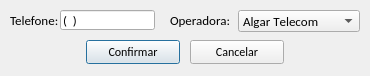
<?xml version="1.0" encoding="UTF-8"?>
<ui version="4.0">
 <class>tela_cadastro_telefone</class>
 <widget class="QDialog" name="tela_cadastro_telefone">
  <property name="windowModality">
   <enum>Qt::ApplicationModal</enum>
  </property>
  <property name="geometry">
   <rect>
    <x>0</x>
    <y>0</y>
    <width>370</width>
    <height>76</height>
   </rect>
  </property>
  <property name="windowTitle">
   <string>Telefone</string>
  </property>
  <property name="windowIcon">
   <iconset resource="imagens.qrc">
    <normaloff>:/img/logo_sex.png</normaloff>:/img/logo_sex.png</iconset>
  </property>
  <widget class="QLabel" name="lb_telefone">
   <property name="geometry">
    <rect>
     <x>10</x>
     <y>10</y>
     <width>51</width>
     <height>20</height>
    </rect>
   </property>
   <property name="font">
    <font>
     <family>Calibri</family>
     <pointsize>10</pointsize>
    </font>
   </property>
   <property name="text">
    <string>Telefone:</string>
   </property>
  </widget>
  <widget class="QLineEdit" name="le_telefone">
   <property name="geometry">
    <rect>
     <x>60</x>
     <y>10</y>
     <width>95</width>
     <height>20</height>
    </rect>
   </property>
   <property name="font">
    <font>
     <family>Calibri</family>
     <pointsize>10</pointsize>
     <kerning>false</kerning>
    </font>
   </property>
   <property name="inputMask">
    <string>(00); </string>
   </property>
   <property name="text">
    <string>()</string>
   </property>
   <property name="maxLength">
    <number>4</number>
   </property>
   <property name="echoMode">
    <enum>QLineEdit::Normal</enum>
   </property>
  </widget>
  <widget class="QComboBox" name="cb_operadora">
   <property name="geometry">
    <rect>
     <x>238</x>
     <y>10</y>
     <width>122</width>
     <height>22</height>
    </rect>
   </property>
   <property name="font">
    <font>
     <family>Calibri</family>
     <pointsize>10</pointsize>
     <kerning>false</kerning>
    </font>
   </property>
   <item>
    <property name="text">
     <string>Algar Telecom</string>
    </property>
    <property name="icon">
     <iconset resource="imagens.qrc">
      <normaloff>:/operadoras/LOGO-ALGAR-TELECOM.png</normaloff>:/operadoras/LOGO-ALGAR-TELECOM.png</iconset>
    </property>
   </item>
   <item>
    <property name="text">
     <string>--------------------</string>
    </property>
   </item>
   <item>
    <property name="text">
     <string>Claro</string>
    </property>
    <property name="icon">
     <iconset resource="imagens.qrc">
      <normaloff>:/operadoras/claro.png</normaloff>:/operadoras/claro.png</iconset>
    </property>
   </item>
   <item>
    <property name="text">
     <string>Vivo</string>
    </property>
    <property name="icon">
     <iconset resource="imagens.qrc">
      <normaloff>:/operadoras/vivo_boneco.png</normaloff>:/operadoras/vivo_boneco.png</iconset>
    </property>
   </item>
   <item>
    <property name="text">
     <string>TIM</string>
    </property>
    <property name="icon">
     <iconset resource="imagens.qrc">
      <normaloff>:/operadoras/TIM.png</normaloff>:/operadoras/TIM.png</iconset>
    </property>
   </item>
   <item>
    <property name="text">
     <string>Oi</string>
    </property>
    <property name="icon">
     <iconset resource="imagens.qrc">
      <normaloff>:/operadoras/oi.png</normaloff>:/operadoras/oi.png</iconset>
    </property>
   </item>
   <item>
    <property name="text">
     <string>Sercomtel</string>
    </property>
    <property name="icon">
     <iconset resource="imagens.qrc">
      <normaloff>:/operadoras/sercom_tel.png</normaloff>:/operadoras/sercom_tel.png</iconset>
    </property>
   </item>
   <item>
    <property name="text">
     <string>Nextel</string>
    </property>
    <property name="icon">
     <iconset resource="imagens.qrc">
      <normaloff>:/operadoras/nextel-novo.png</normaloff>:/operadoras/nextel-novo.png</iconset>
    </property>
   </item>
   <item>
    <property name="text">
     <string>Outro</string>
    </property>
    <property name="icon">
     <iconset resource="imagens.qrc">
      <normaloff>:/img/telefone.png</normaloff>:/img/telefone.png</iconset>
    </property>
   </item>
  </widget>
  <widget class="QLabel" name="lb_operadora">
   <property name="geometry">
    <rect>
     <x>170</x>
     <y>10</y>
     <width>68</width>
     <height>20</height>
    </rect>
   </property>
   <property name="font">
    <font>
     <family>Calibri</family>
     <pointsize>10</pointsize>
    </font>
   </property>
   <property name="text">
    <string>Operadora:</string>
   </property>
  </widget>
  <widget class="QPushButton" name="btn_confrimar">
   <property name="geometry">
    <rect>
     <x>86</x>
     <y>40</y>
     <width>94</width>
     <height>24</height>
    </rect>
   </property>
   <property name="font">
    <font>
     <family>Calibri</family>
     <pointsize>9</pointsize>
    </font>
   </property>
   <property name="text">
    <string>Confirmar</string>
   </property>
   <property name="icon">
    <iconset resource="imagens.qrc">
     <normaloff>:/img/1345902916_camera_test.png</normaloff>:/img/1345902916_camera_test.png</iconset>
   </property>
   <property name="iconSize">
    <size>
     <width>20</width>
     <height>20</height>
    </size>
   </property>
  </widget>
  <widget class="QPushButton" name="btn_cancelar">
   <property name="geometry">
    <rect>
     <x>190</x>
     <y>40</y>
     <width>94</width>
     <height>24</height>
    </rect>
   </property>
   <property name="font">
    <font>
     <family>Calibri</family>
     <pointsize>9</pointsize>
    </font>
   </property>
   <property name="text">
    <string>Cancelar</string>
   </property>
   <property name="icon">
    <iconset resource="imagens.qrc">
     <normaloff>:/img/1345902747_button_cancel.png</normaloff>:/img/1345902747_button_cancel.png</iconset>
   </property>
   <property name="iconSize">
    <size>
     <width>18</width>
     <height>18</height>
    </size>
   </property>
  </widget>
 </widget>
 <resources>
  <include location="imagens.qrc"/>
 </resources>
 <connections/>
</ui>
